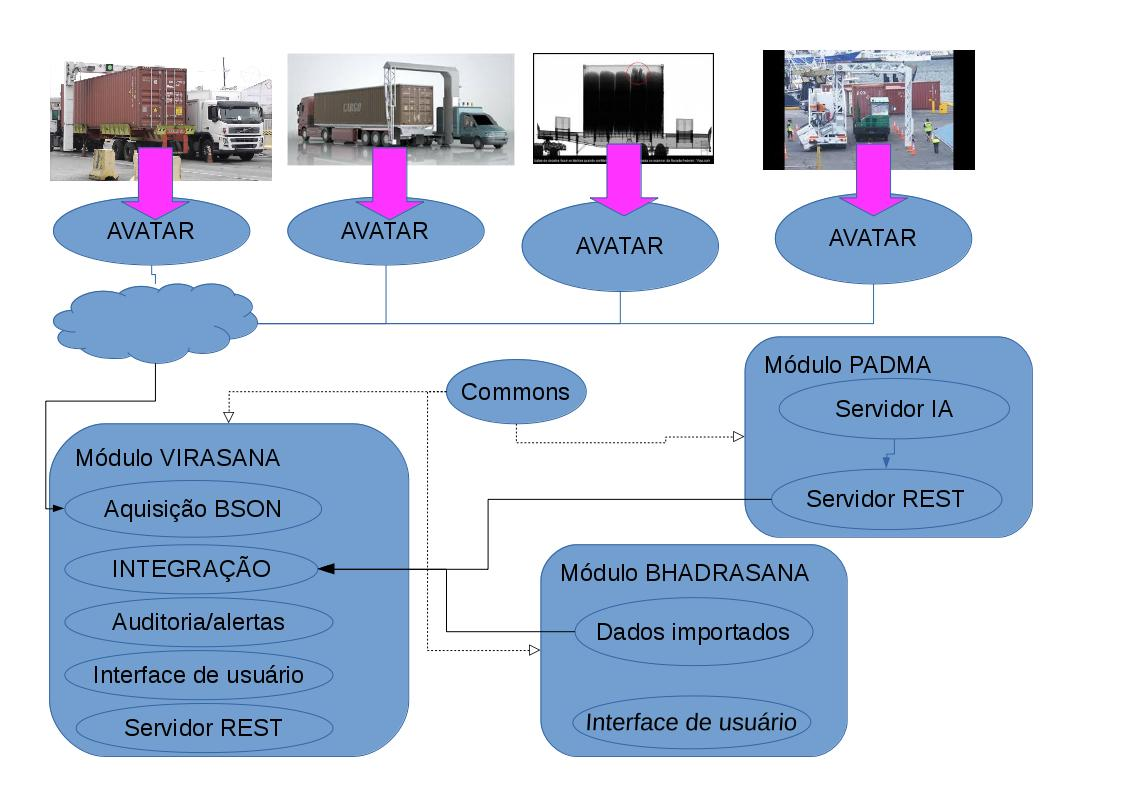
#> input picture notebooks/Arquitetura.jpg, 1123 x 794 px, given in place of 20170101002612000ES_stamp.jpg, which was not available
$ jupyter execute --allow-errors ContainerDetectionTraining1.ipynb   (shell and % lines are left out)   (text cells are left out)
#> lines starting #> are read from the running program, lines starting #| are printed output that depends on the picture; pictures that were not available may be replaced by others from this repository, and a replacement may not be noted
[cell 1]
import sys

[cell 2]
print(sys.executable)
print(sys.path)
from padma.models.bbox.bbox import find_conteiner

[cell 3]
import imageio
im = imageio.imread('/home/ivan/Área de trabalho/2017/01/01/BSIU2580749/20170101002612000ES_stamp.jpg')
#> im is the input picture: shape (794, 1123, 3); mean R, G, B 192.1, 204, 222.5
print(im.shape)
#| (794, 1123, 3)
im = im[:,:,0]
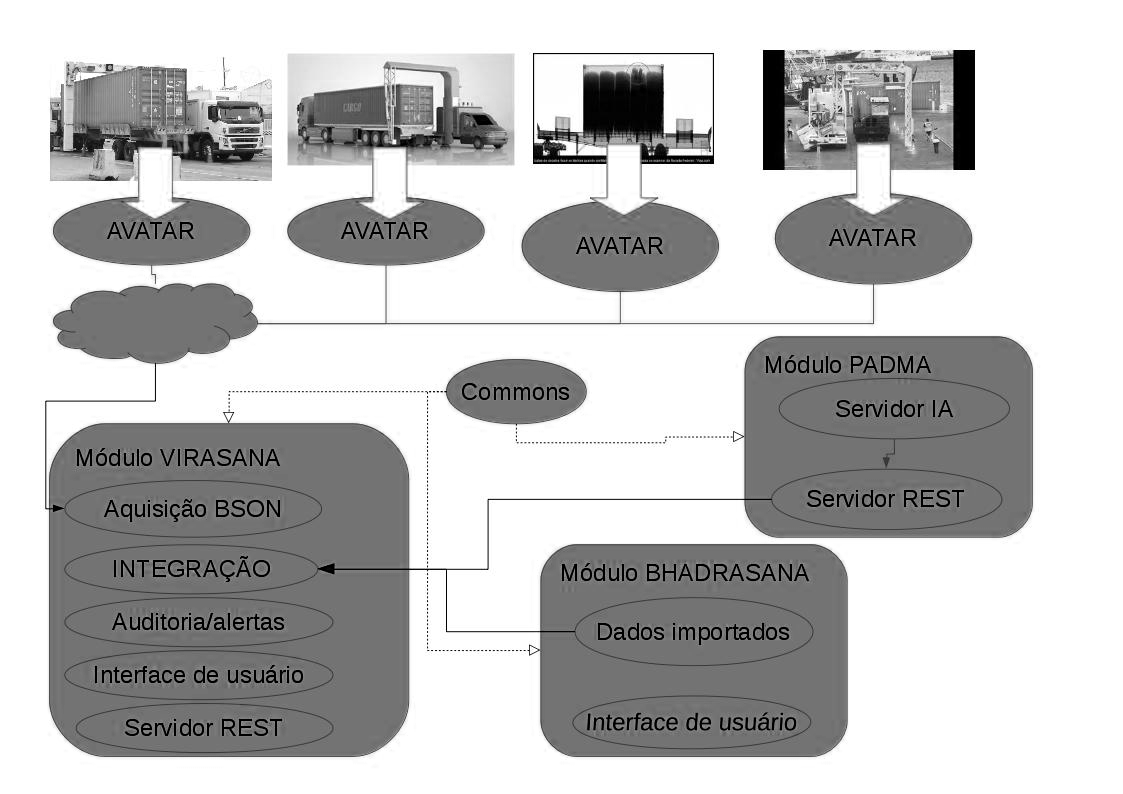
#> im: shape (794, 1123); min 0, max 255, mean 192.1
print(im.shape)
#| (794, 1123)
print(im)
#> (printed output is left out)

print(['123', *(1, 2, 3)])

[cell 4]
import csv
import datetime
import os
import glob
IMG_PATH = '/home/ivan/Área de trabalho/2017'

lista = []
for filename in glob.iglob(IMG_PATH+'**/*/*/*/*stamp.jpg*', recursive=True):
    lista.append(filename)

print(lista[:4])
print(len(lista))
#> (the rest of this cell did not finish here and is left out)

[cell 5]
from IPython.display import clear_output

def save_annotations(adict):
    timestamp = datetime.datetime.today().strftime('%Y%m%d%H%M')
    filename = 'annotations_' + timestamp + '.csv'
    print(filename)
    with open(os.path.join('.', filename), 'w', newline='') as out:
        writer = csv.writer(out)
        for key, value in adict.items():
            line = [key, *value]
            writer.writerow(line)

def create_anottations(lista, save=True):
    """Use dumb walk heuristic to create anottations
    Args:

        lista: list of images
        save: if true, save on current directory a csv <annottations_timestamp.csv>

    Returns:

        a dict with name of image: (xleft, ytop, xright, ytop) coordinates
    """
#> called with save = True
    cont = 0
    result = {}
    for img in lista:
        try:
            result[img] = find_conteiner(img)
        except ValueError:
            pass
        cont += 1
        if cont % 100 == 0:
            clear_output()
            print('...', cont, '...')
    if save:
        save_annotations(result)
#> (reads notebooks/annotations_201712131226.csv from the repository)
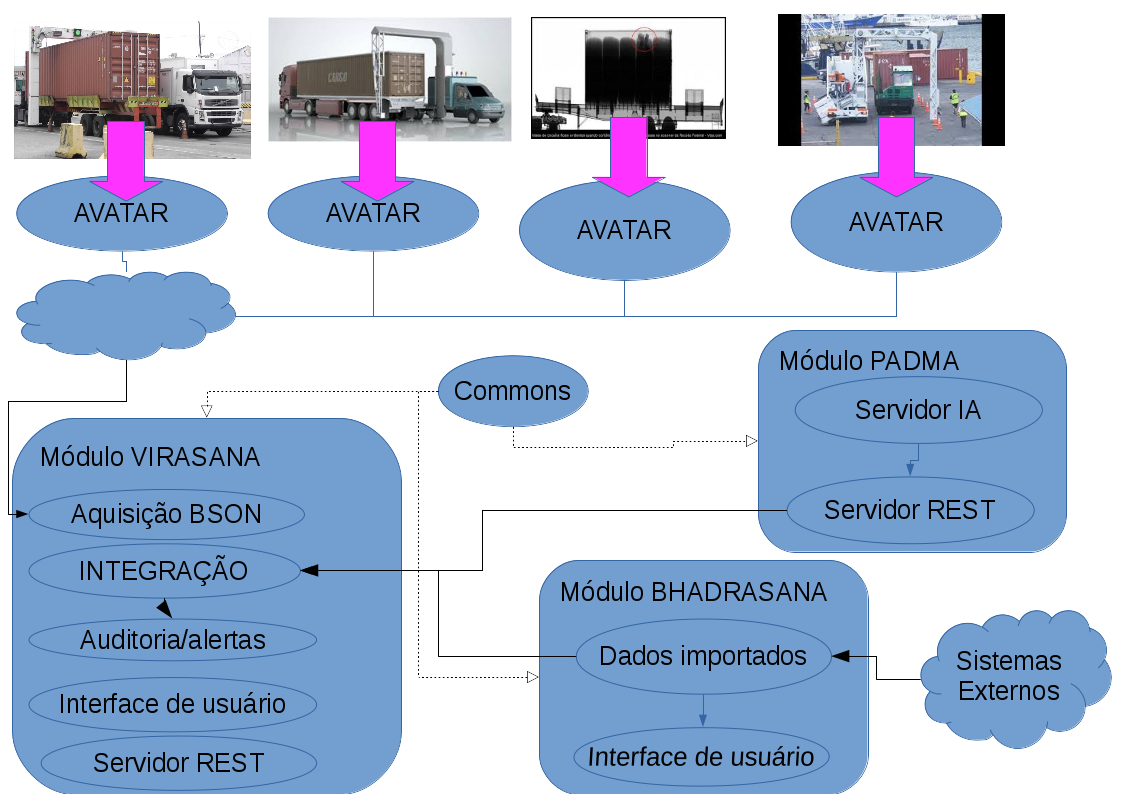
#> input picture notebooks/Arquitetura.png, 1123 x 794 px, given in place of 201707280026260017S_stamp.jpg, which was not available
#> further down, img is the input picture: shape (794, 1123, 4); mean R, G, B, A 176.4, 192.3, 215.2, 146.7
    return result

def draw_anottation():
    """Create red boxes on images for visual annotations checking
    Will have to save RGB images inside of 'L' greyscale"""
    pass

[cell 6]
dict = create_anottations(lista)

[cell 7]
# 8 Pipeline
def estimate_anottation_correct(img, coords, line_width=2, threshold=0.8):
    """Make histograms of boundaries to estimate annotation error
    (if boundaries are blank, high chance of dumb walk failure)"""
#> called with line_width = 1, threshold = 0.8
    total = 0
    cont = 0
    xleft, ytop, xright, ybottom = [int(c) for c in coords]
    leftside = img[ytop:ybottom, xleft:xleft + line_width - 1]
#> leftside = empty array
    rightside = img[ytop:ybottom, xright - line_width:xright]
#> rightside = 219 rows, first 6: [86, 90, 91, 255], [134, 138, 139, 255], [238, 241, 241, 255], [244, 248, 249, 255], [202, 206, 207, 255], [191, 195, 196, 255]
    topside = img[ytop:ytop + line_width - 1, xleft:xright]
#> topside = empty array
    bottomside = img[ybottom - line_width:ybottom, xleft:xright]
#> bottomside = 374 rows, first 6: [255, 255, 255, 0], [255, 255, 255, 0], [255, 255, 255, 0], [255, 255, 255, 0], [255, 255, 255, 0], [255, 255, 255, 0]
    total = leftside.sum() + rightside.sum() #+ topside.sum() + bottomside.sum()
#> total = 161248
    cont = leftside.size + rightside.size #+ topside.size + bottomside.size
#> cont = 876
    """for y in range(ytop, ybottom):
        for x in range(xleft, xright):
            total += img[y, xleft:xleft + line_width].sum()  # Left side
            total += img[y, xright - line_width:xright].sum()  # Right side
            total += img[ytop:ytop + line_width, x].sum()  # Top side
            total += img[ybottom - line_width:ybottom, x].sum()  # Bottom side
            cont +=1
    """
    percent_black =  total / cont
#> percent_black = 184.1
    return int(percent_black)

[cell 8]
read_filename = './annotations_201712131226.csv'
import numpy as np
from scipy import stats

lista1 = []
lista2 = []
lista3 = []
#> (the rest of this cell did not finish here and is left out)

#> in estimate_anottation_correct (call 2), `leftside = img[ytop:ybottom, xleft:xleft + line_width - 1]`: leftside = 219 rows, first 6: [255, 255, 255, 0], [255, 255, 255, 0], [255, 255, 255, 0], [255, 255, 255, 0], [255, 255, 255, 0], [255, 255, 255, 0]
#> in estimate_anottation_correct (call 2), `topside = img[ytop:ytop + line_width - 1, xleft:xright]`: topside has the same summary as bottomside
#> `points = estimate_anottation_correct(img, line[1:5])`: points = 188
        lista2.append(points)
        lista3.append(estimate_anottation_correct(img, line[1:5], line_width=3))
        line.append(points)
        writer.writerow(line)

[cell 9]
X = np.array(lista1)
#> X = [184, 166]
stats.describe(X)
#> Out = (2, (166, 184), 175, 162, 0, -2)

[cell 10]
X = np.array(lista2)
#> X = [188, 174]
stats.describe(X)
#> Out = (2, (174, 188), 181, 98, 0, -2)

[cell 11]
X = np.array(lista3)
#> X = [186, 175]
stats.describe(X)
#> Out = (2, (175, 186), 180.5, 60.5, 0, -2)

[cell 12]
import pandas as pd
read_filename = './annotations_201712131226.csv'

df = pd.read_csv(read_filename+'.points', names=('filename', 'x1', 'y1', 'x2', 'y2', 'points'))

[cell 13]
df.head()

[cell 14]
df = df.sort_values('points')
df.head()

[cell 15]
import matplotlib.pyplot as plt
import matplotlib
import seaborn

[cell 16]
from collections import OrderedDict
num_imgs = len(df)

bboxes = np.zeros((num_imgs, 4))
imgs = OrderedDict()
for index, row in df.iterrows():
    im = imageio.imread(row['filename'])[:,:,0]
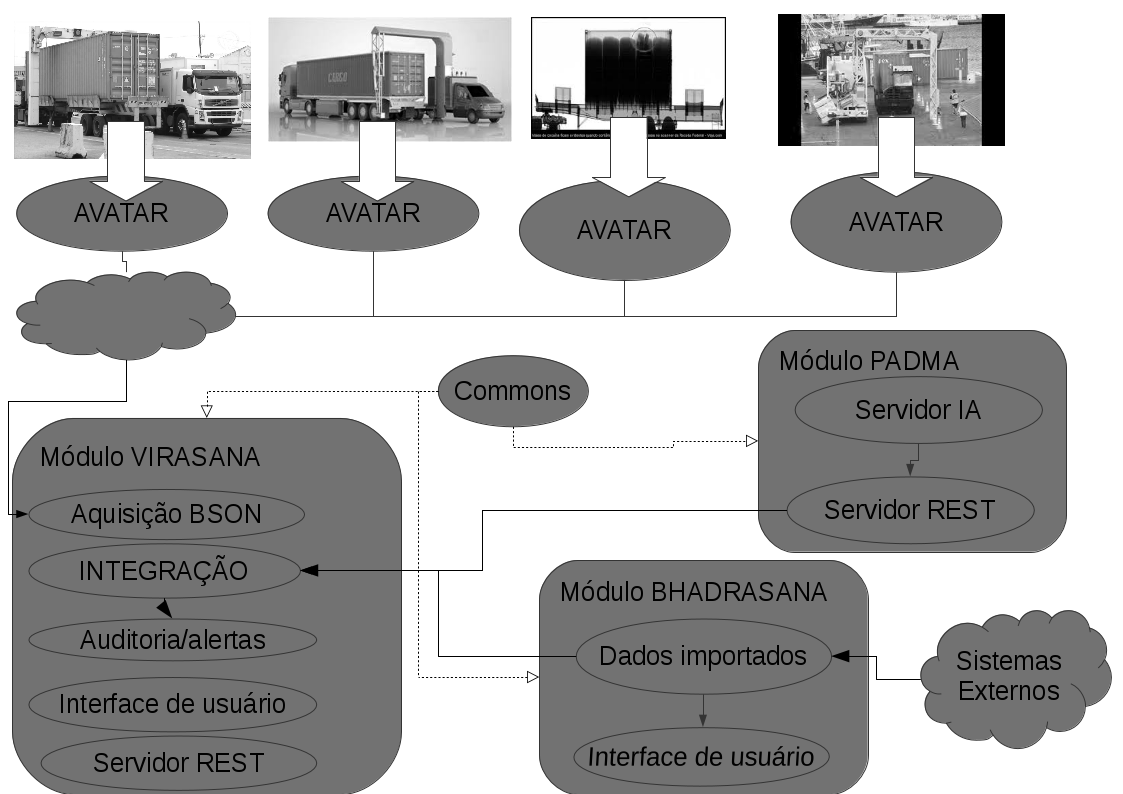
#> im: shape (794, 1123); min 0, max 255, mean 176.4
    #bboxe
    imgs[index] = (im, os.path.basename(os.path.split(row['filename'])[0]))
    bboxes[index] = [row['x1'], row['y1'], row['x2'], row['y2']]

[cell 17]
plt.figure(figsize=(20, 60))
#> (this line was passed over: IPython is not available in this run)
#> (the rest of this cell did not finish here and is left out)

[cell 18]
plt.figure(figsize=(20, 60))
#> (this line was passed over: IPython is not available in this run)
#> (the rest of this cell did not finish here and is left out)

[cell 19]
from image_aq.utils.pascal_voc_io import PascalVocWriter

def gera_voc(file):
    foldername, filename = os.path.split(file)
    img = imageio.imread(file)
    imgSize = img.shape
    print(foldername, filename, imgSize)
    voc_writer = PascalVocWriter(foldername, filename, imgSize)
    coords = find_conteiner(file)
    voc_writer.addBndBox(*coords, 'cc', '')
    voc_writer.save(file[:-4]+'.xml')

#> (the rest of this cell did not finish here and is left out)

#> (a cell that did not finish here is left out)

[cell 21]
# Copiar anotações já revisadas com LabelImg - anotar manualmente último contêiner trabalhado no LabelImg
# para não copiar labels não revisados
from shutil import copyfile

IMG_PATH = '../image_aq/files/conteiner_to_check/'
cont = 0
for file in lista[100:1000]:
    cont +=1
    # print(file)
    basename = os.path.basename(file)
    # print(basename)
    copyfile(file, os.path.join(IMG_PATH, basename))
    copyfile(file[:-4]+'.xml', os.path.join(IMG_PATH, basename[:-4]+'.xml'))
    #if file.find('CMAU122') != -1:
    #    break
print(cont)
